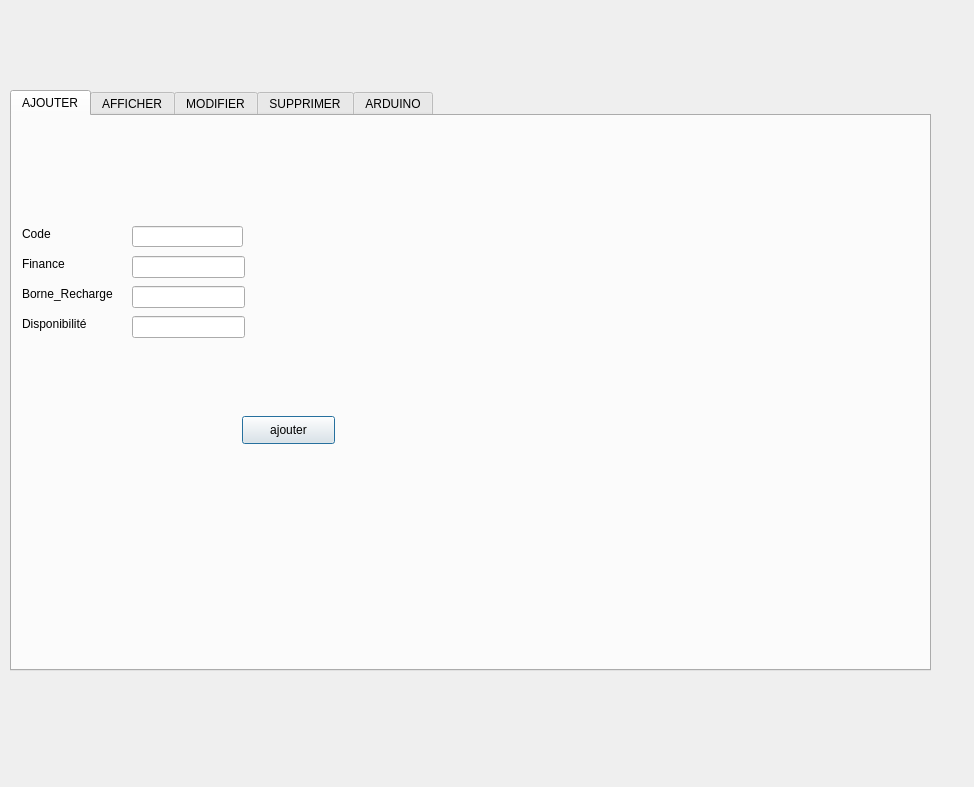
<?xml version="1.0" encoding="UTF-8"?>
<ui version="4.0">
 <class>pist</class>
 <widget class="QDialog" name="pist">
  <property name="geometry">
   <rect>
    <x>0</x>
    <y>0</y>
    <width>974</width>
    <height>787</height>
   </rect>
  </property>
  <property name="windowTitle">
   <string>Dialog</string>
  </property>
  <widget class="QTabWidget" name="tabWidget">
   <property name="geometry">
    <rect>
     <x>10</x>
     <y>90</y>
     <width>921</width>
     <height>581</height>
    </rect>
   </property>
   <property name="currentIndex">
    <number>0</number>
   </property>
   <widget class="QWidget" name="tab">
    <attribute name="title">
     <string>AJOUTER</string>
    </attribute>
    <widget class="QLabel" name="label">
     <property name="geometry">
      <rect>
       <x>10</x>
       <y>110</y>
       <width>56</width>
       <height>16</height>
      </rect>
     </property>
     <property name="text">
      <string>Code</string>
     </property>
    </widget>
    <widget class="QLabel" name="label_2">
     <property name="geometry">
      <rect>
       <x>10</x>
       <y>200</y>
       <width>71</width>
       <height>16</height>
      </rect>
     </property>
     <property name="text">
      <string>Disponibilité</string>
     </property>
    </widget>
    <widget class="QLabel" name="label_3">
     <property name="geometry">
      <rect>
       <x>10</x>
       <y>170</y>
       <width>101</width>
       <height>16</height>
      </rect>
     </property>
     <property name="text">
      <string>Borne_Recharge</string>
     </property>
    </widget>
    <widget class="QLabel" name="label_5">
     <property name="geometry">
      <rect>
       <x>10</x>
       <y>140</y>
       <width>56</width>
       <height>16</height>
      </rect>
     </property>
     <property name="text">
      <string>Finance</string>
     </property>
    </widget>
    <widget class="QLineEdit" name="lineEdit_d">
     <property name="geometry">
      <rect>
       <x>120</x>
       <y>200</y>
       <width>113</width>
       <height>22</height>
      </rect>
     </property>
    </widget>
    <widget class="QLineEdit" name="lineEdit_b">
     <property name="geometry">
      <rect>
       <x>120</x>
       <y>170</y>
       <width>113</width>
       <height>22</height>
      </rect>
     </property>
    </widget>
    <widget class="QLineEdit" name="lineEdit_f">
     <property name="geometry">
      <rect>
       <x>120</x>
       <y>140</y>
       <width>113</width>
       <height>22</height>
      </rect>
     </property>
    </widget>
    <widget class="QLineEdit" name="lineEdit_code">
     <property name="geometry">
      <rect>
       <x>120</x>
       <y>110</y>
       <width>111</width>
       <height>21</height>
      </rect>
     </property>
    </widget>
    <widget class="QPushButton" name="pushButtonajouter">
     <property name="geometry">
      <rect>
       <x>230</x>
       <y>300</y>
       <width>93</width>
       <height>28</height>
      </rect>
     </property>
     <property name="text">
      <string>ajouter</string>
     </property>
    </widget>
    <widget class="QLabel" name="label_4">
     <property name="geometry">
      <rect>
       <x>0</x>
       <y>-20</y>
       <width>941</width>
       <height>571</height>
      </rect>
     </property>
     <property name="text">
      <string/>
     </property>
     <property name="pixmap">
      <pixmap>../../../Capture.JPG</pixmap>
     </property>
    </widget>
    <zorder>label_4</zorder>
    <zorder>label</zorder>
    <zorder>label_2</zorder>
    <zorder>label_3</zorder>
    <zorder>label_5</zorder>
    <zorder>lineEdit_d</zorder>
    <zorder>lineEdit_b</zorder>
    <zorder>lineEdit_f</zorder>
    <zorder>lineEdit_code</zorder>
    <zorder>pushButtonajouter</zorder>
   </widget>
   <widget class="QWidget" name="tab_2">
    <attribute name="title">
     <string>AFFICHER</string>
    </attribute>
    <widget class="QTableView" name="tableView">
     <property name="geometry">
      <rect>
       <x>10</x>
       <y>10</y>
       <width>611</width>
       <height>381</height>
      </rect>
     </property>
    </widget>
    <widget class="QLabel" name="label_8">
     <property name="geometry">
      <rect>
       <x>40</x>
       <y>420</y>
       <width>56</width>
       <height>16</height>
      </rect>
     </property>
     <property name="text">
      <string>selen</string>
     </property>
    </widget>
    <widget class="QComboBox" name="comboBox_2">
     <property name="geometry">
      <rect>
       <x>110</x>
       <y>420</y>
       <width>73</width>
       <height>22</height>
      </rect>
     </property>
     <item>
      <property name="text">
       <string> CODE</string>
      </property>
     </item>
     <item>
      <property name="text">
       <string> FINANCE</string>
      </property>
     </item>
     <item>
      <property name="text">
       <string>BORNE</string>
      </property>
     </item>
     <item>
      <property name="text">
       <string>DISPONIBILITE</string>
      </property>
     </item>
    </widget>
    <widget class="QLineEdit" name="lineEdit">
     <property name="geometry">
      <rect>
       <x>60</x>
       <y>460</y>
       <width>141</width>
       <height>22</height>
      </rect>
     </property>
    </widget>
    <widget class="QGroupBox" name="groupBox">
     <property name="geometry">
      <rect>
       <x>20</x>
       <y>400</y>
       <width>201</width>
       <height>111</height>
      </rect>
     </property>
     <property name="title">
      <string>recherche</string>
     </property>
    </widget>
    <widget class="QComboBox" name="comboBox_4">
     <property name="geometry">
      <rect>
       <x>340</x>
       <y>440</y>
       <width>73</width>
       <height>22</height>
      </rect>
     </property>
     <item>
      <property name="text">
       <string>CODE</string>
      </property>
     </item>
     <item>
      <property name="text">
       <string>FINANCE</string>
      </property>
     </item>
     <item>
      <property name="text">
       <string>BORNE</string>
      </property>
     </item>
     <item>
      <property name="text">
       <string>DISPONIBILITE </string>
      </property>
     </item>
    </widget>
    <widget class="QPushButton" name="pushButton">
     <property name="geometry">
      <rect>
       <x>340</x>
       <y>470</y>
       <width>93</width>
       <height>28</height>
      </rect>
     </property>
     <property name="text">
      <string>trie</string>
     </property>
    </widget>
    <widget class="QGroupBox" name="groupBox_2">
     <property name="geometry">
      <rect>
       <x>290</x>
       <y>410</y>
       <width>171</width>
       <height>101</height>
      </rect>
     </property>
     <property name="title">
      <string>trie</string>
     </property>
    </widget>
    <widget class="QPushButton" name="pushButton_2">
     <property name="geometry">
      <rect>
       <x>500</x>
       <y>410</y>
       <width>93</width>
       <height>28</height>
      </rect>
     </property>
     <property name="text">
      <string>pdf</string>
     </property>
    </widget>
    <widget class="QPushButton" name="pushButton_3">
     <property name="geometry">
      <rect>
       <x>700</x>
       <y>190</y>
       <width>93</width>
       <height>28</height>
      </rect>
     </property>
     <property name="text">
      <string>Statistique</string>
     </property>
    </widget>
    <zorder>groupBox_2</zorder>
    <zorder>groupBox</zorder>
    <zorder>tableView</zorder>
    <zorder>label_8</zorder>
    <zorder>comboBox_2</zorder>
    <zorder>lineEdit</zorder>
    <zorder>comboBox_4</zorder>
    <zorder>pushButton</zorder>
    <zorder>pushButton_2</zorder>
    <zorder>pushButton_3</zorder>
   </widget>
   <widget class="QWidget" name="tab_3">
    <attribute name="title">
     <string>MODIFIER</string>
    </attribute>
    <widget class="QLabel" name="label_7">
     <property name="geometry">
      <rect>
       <x>40</x>
       <y>90</y>
       <width>56</width>
       <height>16</height>
      </rect>
     </property>
     <property name="text">
      <string>code</string>
     </property>
    </widget>
    <widget class="QLabel" name="label_9">
     <property name="geometry">
      <rect>
       <x>40</x>
       <y>160</y>
       <width>56</width>
       <height>16</height>
      </rect>
     </property>
     <property name="text">
      <string>borne_recharge</string>
     </property>
    </widget>
    <widget class="QLabel" name="label_10">
     <property name="geometry">
      <rect>
       <x>40</x>
       <y>120</y>
       <width>56</width>
       <height>16</height>
      </rect>
     </property>
     <property name="text">
      <string>finance</string>
     </property>
    </widget>
    <widget class="QLabel" name="label_11">
     <property name="geometry">
      <rect>
       <x>40</x>
       <y>210</y>
       <width>56</width>
       <height>16</height>
      </rect>
     </property>
     <property name="text">
      <string>disponibilite</string>
     </property>
    </widget>
    <widget class="QLineEdit" name="lineEditf">
     <property name="geometry">
      <rect>
       <x>120</x>
       <y>120</y>
       <width>113</width>
       <height>22</height>
      </rect>
     </property>
    </widget>
    <widget class="QLineEdit" name="lineEdit_bb">
     <property name="geometry">
      <rect>
       <x>120</x>
       <y>160</y>
       <width>113</width>
       <height>22</height>
      </rect>
     </property>
    </widget>
    <widget class="QLineEdit" name="lineEdit_dd">
     <property name="geometry">
      <rect>
       <x>120</x>
       <y>210</y>
       <width>113</width>
       <height>22</height>
      </rect>
     </property>
    </widget>
    <widget class="QPushButton" name="pushButtonMODIFIER">
     <property name="geometry">
      <rect>
       <x>310</x>
       <y>190</y>
       <width>93</width>
       <height>28</height>
      </rect>
     </property>
     <property name="text">
      <string>modifier</string>
     </property>
    </widget>
    <widget class="QComboBox" name="comboBox_3">
     <property name="geometry">
      <rect>
       <x>120</x>
       <y>90</y>
       <width>73</width>
       <height>22</height>
      </rect>
     </property>
    </widget>
   </widget>
   <widget class="QWidget" name="tab_4">
    <attribute name="title">
     <string>SUPPRIMER</string>
    </attribute>
    <widget class="QLabel" name="label_6">
     <property name="geometry">
      <rect>
       <x>70</x>
       <y>110</y>
       <width>56</width>
       <height>16</height>
      </rect>
     </property>
     <property name="text">
      <string>Select</string>
     </property>
    </widget>
    <widget class="QComboBox" name="comboBox">
     <property name="geometry">
      <rect>
       <x>130</x>
       <y>110</y>
       <width>73</width>
       <height>22</height>
      </rect>
     </property>
    </widget>
    <widget class="QPushButton" name="supprimer">
     <property name="geometry">
      <rect>
       <x>120</x>
       <y>160</y>
       <width>93</width>
       <height>28</height>
      </rect>
     </property>
     <property name="text">
      <string>supprimer</string>
     </property>
    </widget>
   </widget>
   <widget class="QWidget" name="tab_5">
    <attribute name="title">
     <string>ARDUINO</string>
    </attribute>
    <widget class="QComboBox" name="comboBox_5">
     <property name="geometry">
      <rect>
       <x>340</x>
       <y>230</y>
       <width>241</width>
       <height>22</height>
      </rect>
     </property>
    </widget>
   </widget>
  </widget>
 </widget>
 <resources/>
 <connections/>
</ui>
